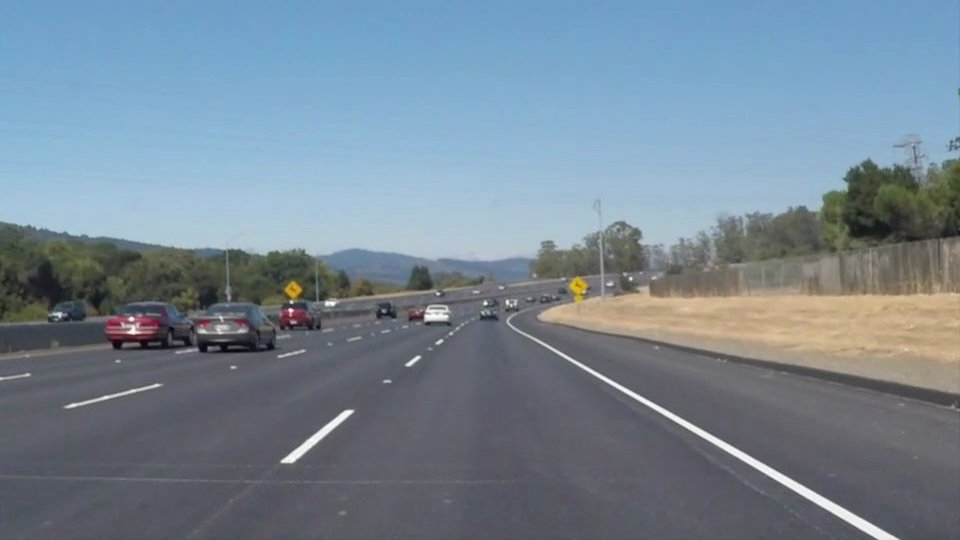
#> input picture test_images/solidWhiteCurve.jpg, 960 x 540 px; its folder holds only this picture in this run
$ jupyter execute --allow-errors P1.ipynb   (shell and % lines are left out)
#> lines starting #> are read from the running program, lines starting #| are printed output that depends on the picture; after the words box and inside, x2 and y2 are one past the last pixel; in counts of white or black regions, pixels touching at a corner belong together
# Self-Driving Car Engineer Nanodegree

## Project: **Finding Lane Lines on the Road**

## Import Packages

[cell 1]
#importing some useful packages
import matplotlib.pyplot as plt
import matplotlib.image as mpimg
import numpy as np
import cv2
import os, glob
import math

## Read in an Image

[cell 2]
#reading in an image
images = os.listdir("test_images/")

test_images = []
for img in images:
    test_images.append(mpimg.imread("test_images/" + img))
    plt.figure()
    plt.imshow(mpimg.imread("test_images/" + img))

## Ideas for Lane Detection Pipeline

**Some OpenCV functions might be useful for this project are:**

`cv2.inRange()` for color selection
`cv2.fillPoly()` for regions selection
`cv2.line()` to draw lines on an image given endpoints
`cv2.addWeighted()` to coadd / overlay two images
`cv2.cvtColor()` to grayscale or change color
`cv2.imwrite()` to output images to file
`cv2.bitwise_and()` to apply a mask to an image

## Helper Functions

[cell 3]
import math

def grayscale(img):
    """Applies the Grayscale transform
    This will return an image with only one color channel
    but NOTE: to see the returned image as grayscale
    (assuming your grayscaled image is called 'gray')
    you should call plt.imshow(gray, cmap='gray')"""

    return cv2.cvtColor(img, cv2.COLOR_RGB2GRAY)
    # Or use BGR2GRAY if you read an image with cv2.imread()
    # return cv2.cvtColor(img, cv2.COLOR_BGR2GRAY)

def canny(img, low_threshold, high_threshold):
    """Applies the Canny transform"""
    return cv2.Canny(img, low_threshold, high_threshold)

def gaussian_blur(img, kernel_size):
    """Applies a Gaussian Noise kernel"""
    return cv2.GaussianBlur(img, (kernel_size, kernel_size), 0)

def region_of_interest(img, vertices):
    """
    Applies an image mask.

    Only keeps the region of the image defined by the polygon
    formed from `vertices`. The rest of the image is set to black.
    `vertices` should be a numpy array of integer points.
    """
    #defining a blank mask to start with
    mask = np.zeros_like(img)

    #defining a 3 channel or 1 channel color to fill the mask with depending on the input image
    if len(img.shape) > 2:
        channel_count = img.shape[2]  # i.e. 3 or 4 depending on your image
        ignore_mask_color = (255,) * channel_count
    else:
        ignore_mask_color = 255

    #filling pixels inside the polygon defined by "vertices" with the fill color
    cv2.fillPoly(mask, vertices, ignore_mask_color)

    #returning the image only where mask pixels are nonzero
    masked_image = cv2.bitwise_and(img, mask)
    return masked_image


def draw_lines(img, lines, color=[255, 0, 0], thickness=11):
    """
    NOTE: this is the function you might want to use as a starting point once you want to
    average/extrapolate the line segments you detect to map out the full
    extent of the lane (going from the result shown in raw-lines-example.mp4
    to that shown in P1_example.mp4).

    Think about things like separating line segments by their
    slope ((y2-y1)/(x2-x1)) to decide which segments are part of the left
    line vs. the right line.  Then, you can average the position of each of
    the lines and extrapolate to the top and bottom of the lane.

    This function draws `lines` with `color` and `thickness`.
    Lines are drawn on the image inplace (mutates the image).
    If you want to make the lines semi-transparent, think about combining
    this function with the weighted_img() function below
    """

    # initialize lists to hold line formula values
    bLeftValues     = []  # b of left lines
    bRightValues    = []  # b of Right lines
    mPositiveValues = []  # m of Left lines
    mNegitiveValues = []  # m of Right lines

    for line in lines:
        for x1,y1,x2,y2 in line:
            cv2.line(img, (x1, y1), (x2, y2), color, thickness)

            # calculate slope and intercept
            m = (y2-y1)/(x2-x1)
            b = y1 - x1*m

            # threshold to check for outliers
            if m >= 0 and (m < 0.2 or m > 0.8):
                continue
            elif m < 0 and (m < -0.8 or m > -0.2):
                continue

            # seperate positive line and negative line slopes
            if m > 0:
                mPositiveValues.append(m)
                bLeftValues.append(b)
            else:
                mNegitiveValues.append(m)
                bRightValues.append(b)

    # Get image shape and define y region of interest value
    imshape = img.shape
    y_max   = imshape[0] # lines initial point at bottom of image
    y_min   = 330        # lines end point at top of ROI

    # Get the mean of all the lines values
    AvgPositiveM = mean(mPositiveValues)
    AvgNegitiveM = mean(mNegitiveValues)
    AvgLeftB     = mean(bLeftValues)
    AvgRightB    = mean(bRightValues)

    # use average slopes to generate line using ROI endpoints
    if AvgPositiveM != 0:
        x1_Left = (y_max - AvgLeftB)/AvgPositiveM
        y1_Left = y_max
        x2_Left = (y_min - AvgLeftB)/AvgPositiveM
        y2_Left = y_min
    if AvgNegitiveM != 0:
        x1_Right = (y_max - AvgRightB)/AvgNegitiveM
        y1_Right = y_max
        x2_Right = (y_min - AvgRightB)/AvgNegitiveM
        y2_Right = y_min

        # define average left and right lines
        cv2.line(img, (int(x1_Left), int(y1_Left)), (int(x2_Left), int(y2_Left)), color, thickness) #avg Left Line
        cv2.line(img, (int(x1_Right), int(y1_Right)), (int(x2_Right), int(y2_Right)), color, thickness) #avg Right Line

def mean(list):
    """
    calculate mean of list
    """
    return float(sum(list)) / max(len(list), 1)

def hough_lines(img, rho, theta, threshold, min_line_len, max_line_gap):
    """
    `img` should be the output of a Canny transform.

    Returns an image with hough lines drawn.
    """
    lines = cv2.HoughLinesP(img, rho, theta, threshold, np.array([]), minLineLength=min_line_len, maxLineGap=max_line_gap)
    line_img = np.zeros((img.shape[0], img.shape[1], 3), dtype=np.uint8)
    draw_lines(line_img, lines)
    return line_img

# Python 3 has support for cool math symbols.

def weighted_img(img, initial_img, α=0.8, β=1., γ=0.):
    """
    `img` is the output of the hough_lines(), An image with lines drawn on it.
    Should be a blank image (all black) with lines drawn on it.

    `initial_img` should be the image before any processing.

    The result image is computed as follows:

    initial_img * α + img * β + γ
    NOTE: initial_img and img must be the same shape!
    """
    return cv2.addWeighted(initial_img, α, img, β, γ)

# [7 lines left out: function color_filter, not called in this run]

def bit_combine(img_one,img_two):
    return cv2.bitwise_or(img_one,img_two)

## Test Images

Build your pipeline to work on the images in the directory "test_images"
**You should make sure your pipeline works well on these images before you try the videos.**

[cell 4]
import os
os.listdir("test_images/")

## Build a Lane Finding Pipeline

Build the pipeline and run your solution on all test_images. Make copies into the `test_images_output` directory, and you can use the images in your writeup report.

Try tuning the various parameters, especially the low and high Canny thresholds as well as the Hough lines parameters.

[cell 5]
# Building the pipeline that will draw lane lines  on the test_images
# And then I will save them to the test_images_output directory
import numpy as np
def process_image(image):

    #Creating gray scale image
    gray_image = grayscale(image)

    #Convert it as gaussian smoothing / blurring
    kernel_size = 5 #Kernel size is selected as 5.
    gaus_image = gaussian_blur(gray_image, kernel_size)

    #Geting Canny Image
    low_threshold = 50
    high_threshold = 150
    canny_image = canny(gaus_image, low_threshold, high_threshold)

    #Creating region of interest
    imshape = image.shape
    poly = np.array([[(50,imshape[0]),(460, 310), (490, 310), (imshape[1]-50,imshape[0])]], dtype=np.int32)
    reg_image = region_of_interest(canny_image, poly)

    #Hough tranformation
    rho = 1 # distance resolution in pixels of the Hough grid
    theta = np.pi/180 # angular resolution in radians of the Hough grid
    threshold = 22     # minimum number of votes (intersections in Hough grid cell)
    min_line_len = 18 #minimum number of pixels making up a line
    max_line_gap = 1    # maximum gap in pixels between connectable line segments
    hough_line_image = hough_lines(reg_image, rho, theta, threshold, min_line_len, max_line_gap)

    #Draw lines on edge image
    imageWithLines = weighted_img(hough_line_image,image)
    return imageWithLines

## Test on Videos

[cell 6]
# Import everything needed to edit/save/watch video clips
from moviepy.editor import VideoFileClip
from IPython.display import HTML

[cell 7]
imglist = os.listdir("test_images/")
for img in imglist:
    image = mpimg.imread('test_images/' + img)
#> image is the input picture: shape (540, 960, 3); mean R, G, B 118.5, 134.5, 148.1
    lines = process_image(image)
#> in grayscale, `return cv2.cvtColor(img, cv2.COLOR_RGB2GRAY)`:
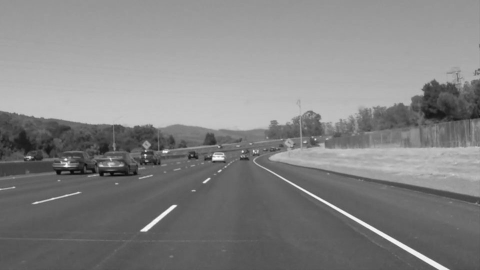
#> returned value: shape (540, 960) (shown at 1/2 size); min 5, max 255, mean 131.2
#> in canny, `return cv2.Canny(img, low_threshold, high_threshold)`:
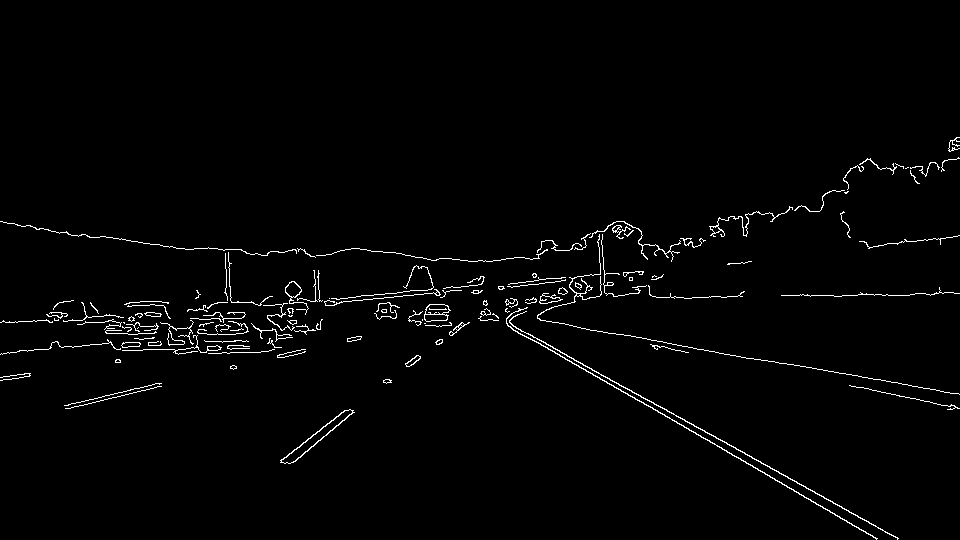
#> returned value: shape (540, 960); 1.7% white in thin lines or dots, all inside (x1, y1, x2, y2) = (0, 137, 960, 540)
#> in region_of_interest, `cv2.fillPoly(mask, vertices, ignore_mask_color)`:
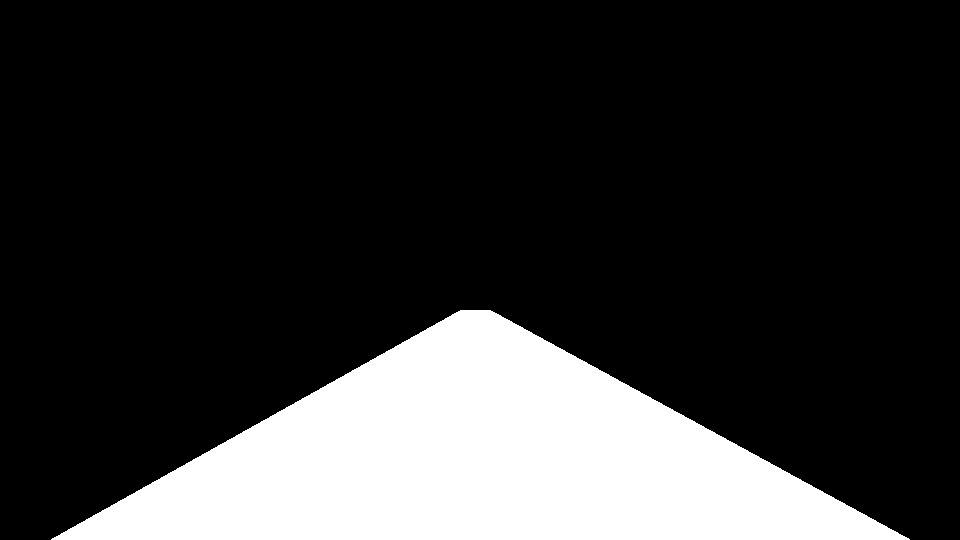
#> mask: shape (540, 960); 19.8% white; 1 white region, box (x1, y1, x2, y2) and area: (51, 310, 910, 540) 102535
#> in region_of_interest, `masked_image = cv2.bitwise_and(img, mask)`:
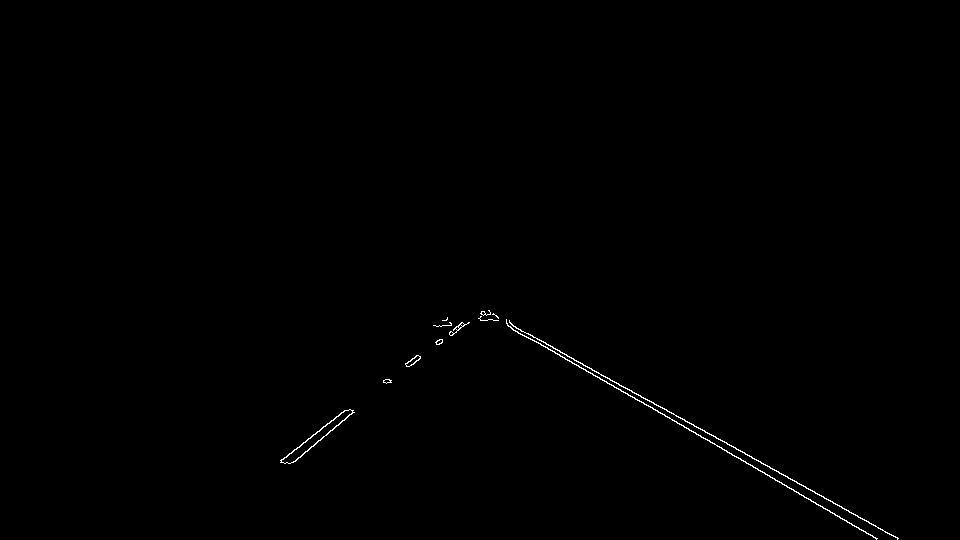
#> masked_image: shape (540, 960); 0.33% white in thin lines or dots, all inside (x1, y1, x2, y2) = (280, 310, 899, 540)
#> in hough_lines, `lines = cv2.HoughLinesP(img, rho, theta, threshold, np.array([]), minL..`: lines = [[524, 335, 877, 538], [511, 324, 897, 538], [296, 449, 344, 410], [293, 462, 353, 412], [676, 415, 857, 515], [609, 383, 774, 478], [507, 325, 532, 340]]
#> the loop in draw_lines, `for line in lines:` made 7 passes
#> after the loop in draw_lines, `for line in lines:`:
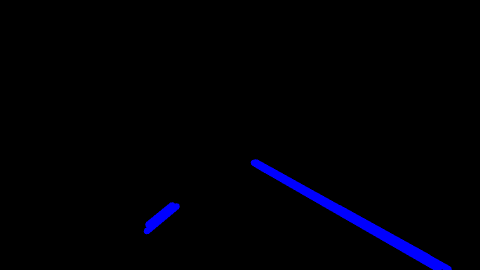
#> img: shape (540, 960, 3) (shown at 1/2 size); mean of channels 0, 1, 2 5.1, 0, 0; drawn as B, G, R
#> after the loop in draw_lines, `for line in lines:`: bLeftValues = [33.66, 40.7, 41.52, 32.36, 20.8]; bRightValues = []; mPositiveValues = [0.575, 0.554, 0.552, 0.576, 0.6]
#> in draw_lines, `AvgPositiveM = mean(mPositiveValues)`: AvgPositiveM = 0.572
#> in draw_lines, `AvgNegitiveM = mean(mNegitiveValues)`: AvgNegitiveM = 0
#> in draw_lines, `AvgLeftB     = mean(bLeftValues)`: AvgLeftB = 33.81
#> in draw_lines, `AvgRightB    = mean(bRightValues)`: AvgRightB = 0
#> in draw_lines, `x1_Left = (y_max - AvgLeftB)/AvgPositiveM`: x1_Left = 885.7
#> in draw_lines, `x2_Left = (y_min - AvgLeftB)/AvgPositiveM`: x2_Left = 518.2
#> in weighted_img, `return cv2.addWeighted(initial_img, α, img, β, γ)`:
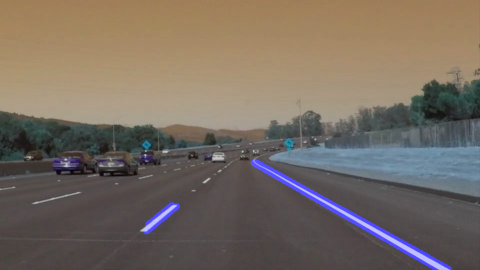
#> returned value: shape (540, 960, 3) (shown at 1/2 size); mean of channels 0, 1, 2 97.7, 107.6, 118.5; drawn as B, G, R

Let's try the one with the solid white lane on the right first ...

[cell 8]
# Visualization of transformation
# Visualize transformation
f, (ax1, ax2, ax3, ax4) = plt.subplots(4, 1, figsize=(30,20))
ax1.imshow(image)
ax1.set_title('Original Image', fontsize=10)

gray_image = grayscale(image)
ax2.imshow(gray_image)
ax2.set_title('Gray Image', fontsize=10)

low_threshold = 50
high_threshold = 150
canny_image = canny(gray_image, low_threshold, high_threshold)
#> call 2 of canny, with low_threshold = 50, high_threshold = 150
#> in canny (call 2), `return cv2.Canny(img, low_threshold, high_threshold)`:
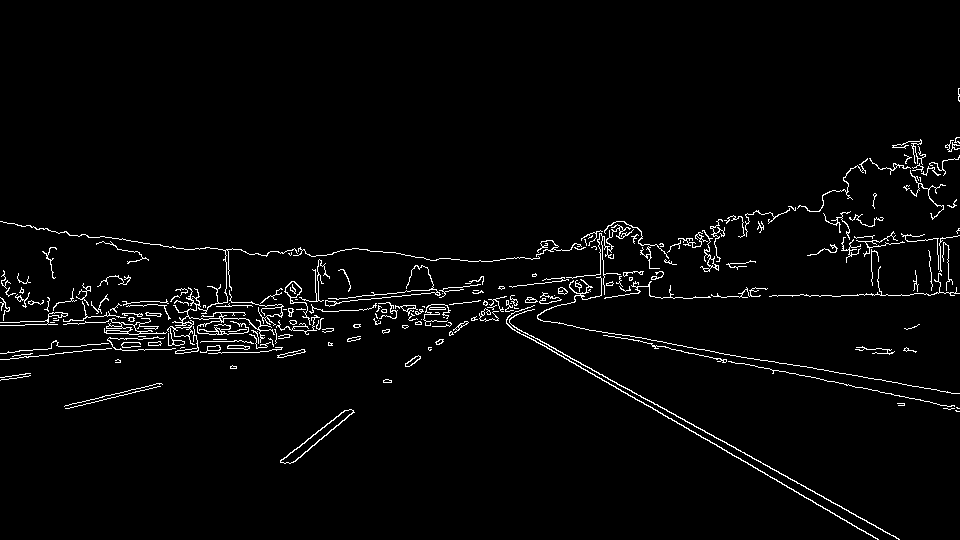
#> returned value: shape (540, 960); 2.6% white in thin lines or dots, all inside (x1, y1, x2, y2) = (0, 88, 960, 540)
ax3.imshow(canny_image, cmap = 'gray')
ax3.set_title('Canny Image', fontsize=10)

ax4.imshow(process_image(image))
#> the loop in draw_lines (call 2), `for line in lines:` made 7 passes
ax4.set_title('Image - Final', fontsize=10)

cv2.imwrite('img/original.jpg',image)
cv2.imwrite('img/canny.jpg',canny_image)
cv2.imwrite('img/gray.jpg',gray_image)
cv2.imwrite('img/finaloutput.jpg',process_image(image))
#> Out = True

$ run again, on test_images/solidYellowLeft.jpg
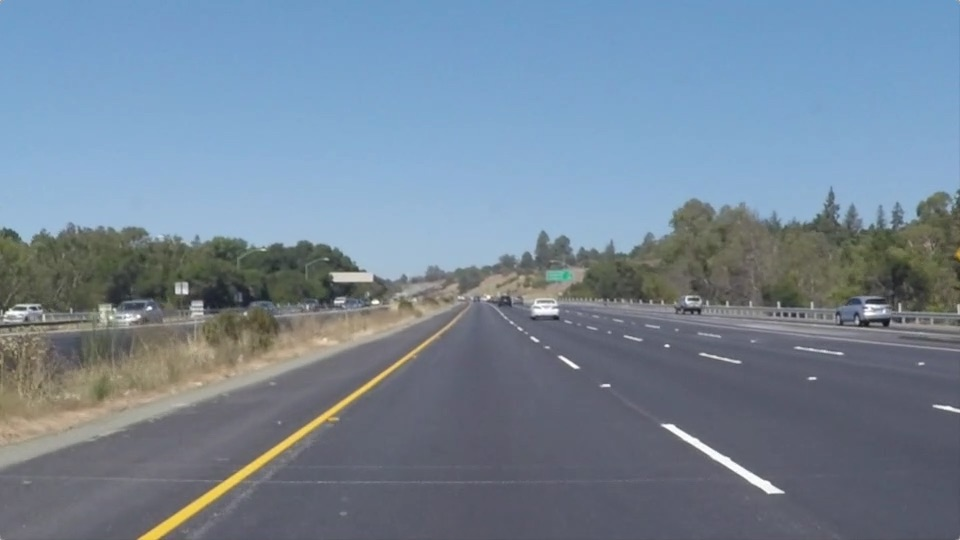
#> input picture test_images/solidYellowLeft.jpg, 960 x 540 px
#> image is the input picture: shape (540, 960, 3); mean R, G, B 116.5, 133.6, 150.8
#> mask: shape (540, 960); 19.8% white; 1 white region, box (x1, y1, x2, y2) and area: (51, 310, 910, 540) 102535
#> in region_of_interest, `masked_image = cv2.bitwise_and(img, mask)`:
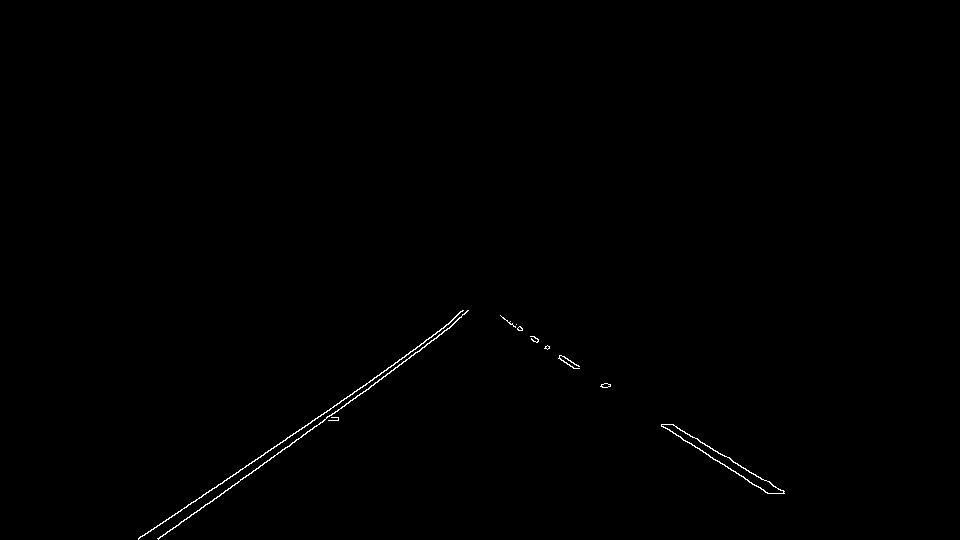
#> masked_image: shape (540, 960); 0.32% white in thin lines or dots, all inside (x1, y1, x2, y2) = (138, 310, 785, 540)
#> lines = 20 rows, first 6: [223, 481, 366, 384], [169, 531, 249, 473], [214, 499, 366, 389], [730, 459, 764, 480], [722, 463, 767, 493], [142, 536, 184, 507]
#> the loop in draw_lines, `for line in lines:` made 20 passes
#> after the loop in draw_lines, `for line in lines:`: bLeftValues = [8.12, -18.33, -0.357, 30.66, 12.17, 0.0714, 38.69, 15.52]; bRightValues = [632.3, 653.5, 653.9, 634, 666.2, 650.7, 652.1, 632, 649.4, 634.8, 633.6, 666.2]; mNegitiveValues = [-0.678, -0.725, -0.724, -0.69, -0.755, -0.729, -0.722, -0.676, -0.727, -0.684, -0.681, -0.757]; mPositiveValues = [0.618, 0.667, 0.643, 0.586, 0.611, 0.643, 0.577, 0.609]
#> AvgPositiveM = 0.619
#> AvgNegitiveM = -0.712
#> AvgLeftB = 10.82
#> AvgRightB = 646.6
#> x1_Left = 854.7
#> x2_Left = 515.5
#> x1_Right = 149.6
#> x2_Right = 444.4
#> in canny (call 2), `return cv2.Canny(img, low_threshold, high_threshold)`:
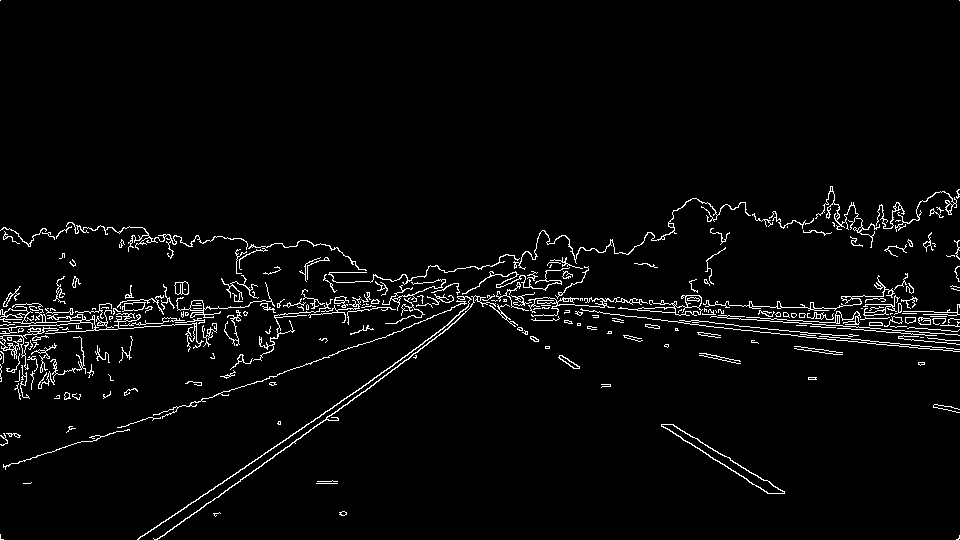
#> returned value: shape (540, 960); 3.2% white in thin lines or dots
#> the loop in draw_lines (call 2), `for line in lines:` made 20 passes
#> Out = True
